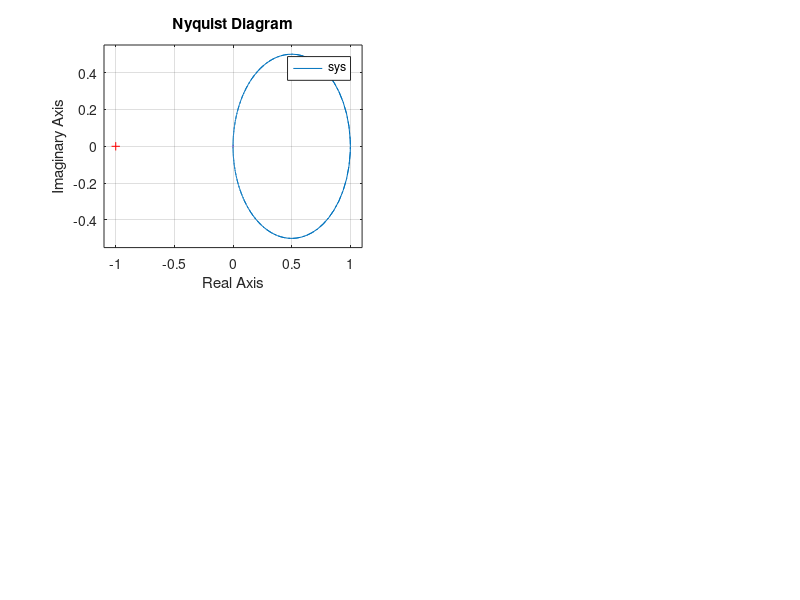

Here is the MATLAB script that generated this plot: (Note: this script raises an error after producing the figure.)
clc;
close all;
sys=tf([1 0],[1 1 10]);
[Gm,Pm,Wcg,Wcp] = margin(sys);
disp(Pm);
subplot(2,2,1);
nyquist(sys);
grid on;
s=tf('s');
G=((s*exp(-s*0.05))/(s^2+s+(10*exp(-s*0.05))));
[Gm,Pm,Wcg,Wcp] = margin(G);
disp(Pm);
subplot(2,2,2);
nyquist(G);
grid on;
%for all time delay system stable